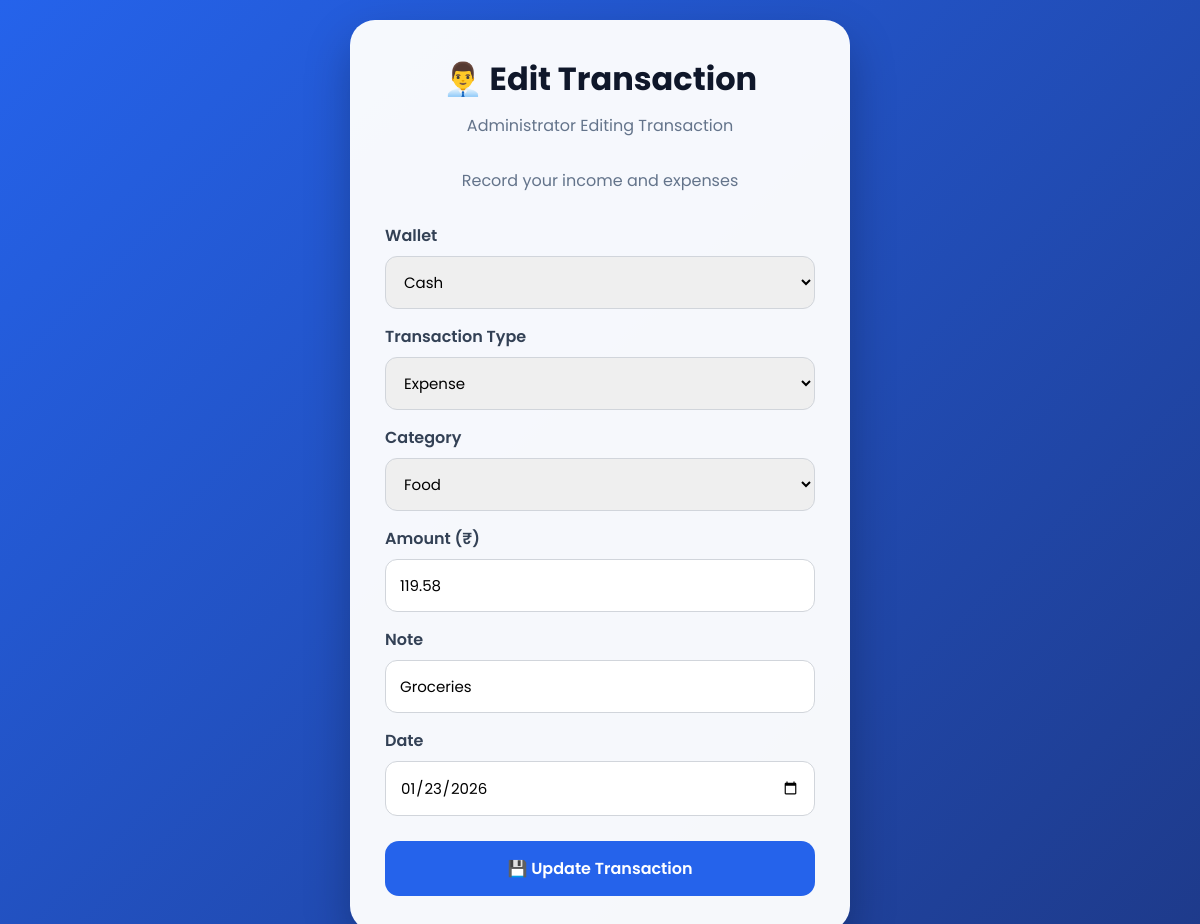
Before: /admin/edit-transaction/35 (signed in) with the older database file.
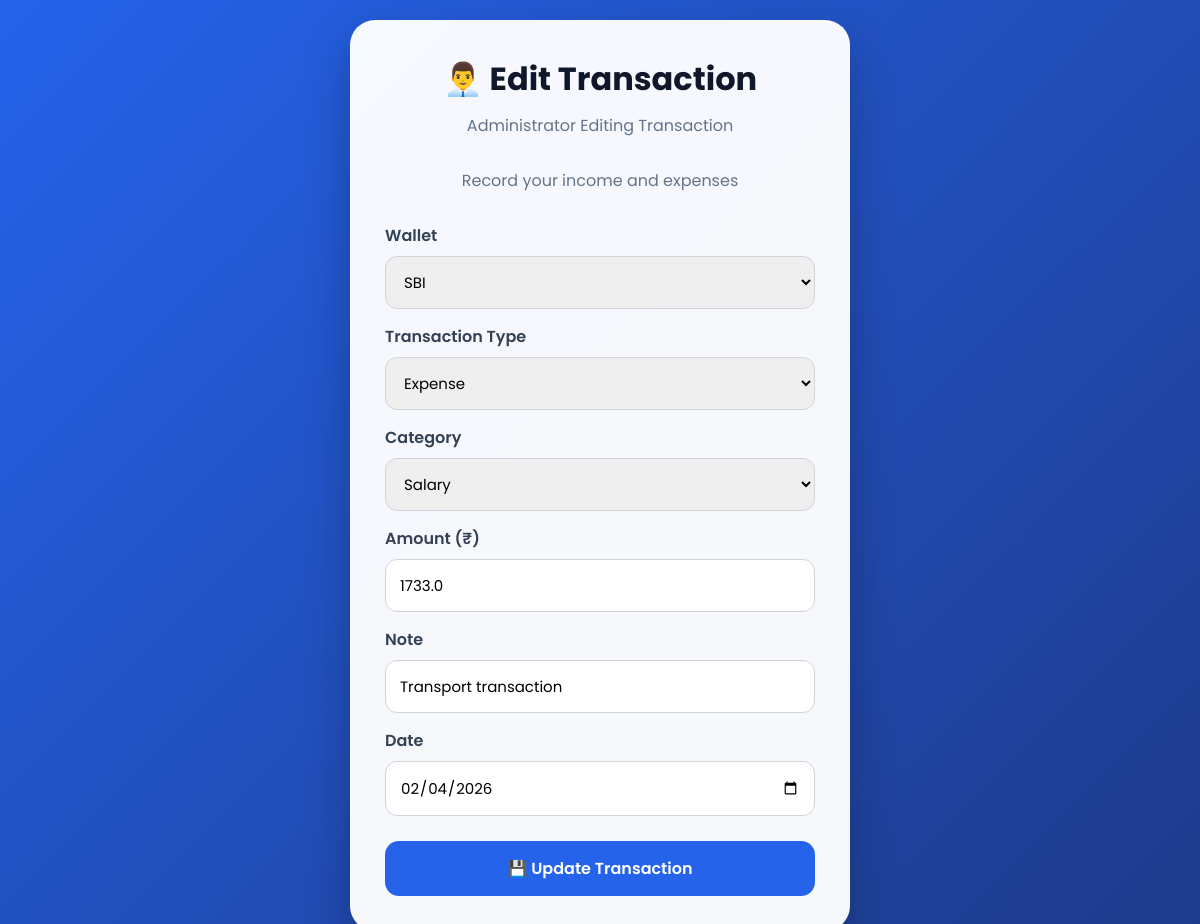
After: the same page with the newer database file.
### models/transaction.py (models this page shows)
class Transaction(db.Model):
    __tablename__ = "transactions"
    id = db.Column(db.Integer, primary_key=True)
    user_id = db.Column(db.Integer, nullable=False)
    type = db.Column(db.String(20), nullable=False)
    category = db.Column(db.String(100), nullable=False)
    amount = db.Column(db.Float, nullable=False)
    note = db.Column(db.String(255))
    recurring = db.Column(db.Boolean, default=False)
    frequency = db.Column(db.String(20))
    next_due = db.Column(db.Date)
    receipt = db.Column(db.String(255))
    date = db.Column(db.Date, nullable=False)
    wallet_id = db.Column(
    db.Integer,
    db.ForeignKey("wallets.id"),
    nullable=True
    )

### models/wallet.py (models this page shows)
class Wallet(db.Model):
    __tablename__ = "wallets"
    id = db.Column(db.Integer, primary_key=True)
    user_id = db.Column(db.Integer,
                        db.ForeignKey("users.id"),
                        nullable=False)
    name = db.Column(db.String(50), nullable=False)
    balance = db.Column(db.Float, default=0)
    color = db.Column(db.String(20), default="#2563EB")
    is_active = db.Column(db.Boolean, default=True)

### app.py (the view, shortened to what this page needs)
@app.route("/admin/edit-transaction/<int:id>", methods=["GET", "POST"])
def admin_edit_transaction(id):
    if "user_id" not in session:
        return redirect(url_for("login"))
    if not session.get("is_admin"):
        return "Unauthorized"
    transaction = Transaction.query.get_or_404(id)
    wallets = Wallet.query.filter_by(
        user_id=transaction.user_id
    ).all()
    return render_template(
        "admin_edit_transaction.html",
        transaction=transaction,
        wallets=wallets
    )

### templates/admin_edit_transaction.html (shortened to what this page needs)
<!DOCTYPE html>
<html lang="en">
<head>
    <link rel="stylesheet" href="{{ url_for('static', filename='css/add_transaction.css') }}">
</head>
<body>
<div class="container">
    <div class="card">
<h1>👨‍💼 Edit Transaction</h1>
<p>Administrator Editing Transaction</p>
        <p>Record your income and expenses</p>
        <form method="POST">
<label>Wallet</label>
<select name="wallet_id" required>
    {% for wallet in wallets %}
        <option value="{{ wallet.id }}"
            {% if wallet.id == transaction.wallet_id %}selected{% endif %}>
            {{ wallet.name }}
        </option>
    {% endfor %}
</select>
<label>Transaction Type</label>
<select name="type" required>
    <option value="Expense" {% if transaction.type == "Expense" %}selected{% endif %}>
        Expense
    </option>
</select>
<label>Category</label>
<select name="category" required>
    {% for cat in ["Salary","Food","Fuel","Shopping","Travel","Bills","Medical","Entertainment","Education","Investment","Other"] %}
        <option value="{{ cat }}"
            {% if transaction.category == cat %}selected{% endif %}>
            {{ cat }}
        </option>
    {% endfor %}
</select>
            <label>Amount (₹)</label>
             <input
    type="number"
    name="amount"
    value="{{ transaction.amount }}"
    required>
            <label>Note</label>
            <input
    type="text"
    name="note"
    value="{{ transaction.note }}">
            <label>Date</label>
             <input
    type="date"
    name="date"
    value="{{ transaction.date }}"
    required>
            <button type="submit">
    💾 Update Transaction
</button>
        </form>
    </div>
</div>
</body>
</html>

Changed rows visible on the page:
changed Transaction "Expense": wallet_id (not shown) → "SBI"; amount "119.58" → "1733.0"; note "Groceries" → "Transport transaction"; date "01/23/2026" → "02/04/2026"; category "Food" → (not shown)
Other visible differences:
form field category: (not shown) → "Salary"
form field wallet_id: "Cash" → (not shown)
